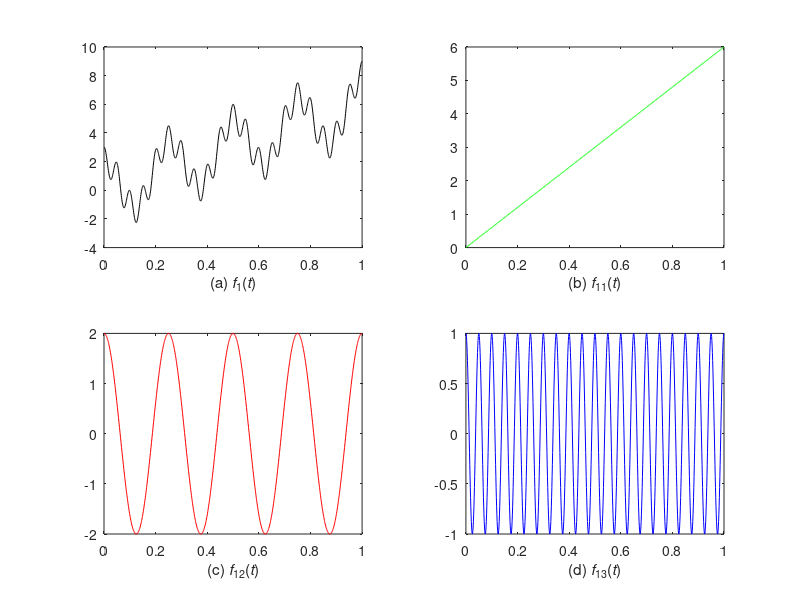

Recreate this plot in MATLAB. (Note: this script raises an error after producing the figure.)
% Author: Wei Zhou
% Institution: Department of Mechanical and Materials Engineering, 
% University of Cincinnati, Cincinnati, OH 45221, USA
% Year: 2021
% Version: 1.0
% Reference: Empirical Fourier decomposition: An accurate signal decomposition method
% for nonlinear and non-stationary time series analysis
% https://doi.org/10.1016/j.ymssp.2021.108155
% =========================================================================
%% signal generation
T = 1;          % total time
fs = 1000;      % sample frequency
t = (0:1/fs:T); % time step
f11 = 6*t;
f12 = 2*cos(8*pi*t);
f13 = cos(40*pi*t);
sig1 = f11+f12+f13;
% plot
figure
subplot(221)
plot(t,sig1,'k')
set(gca,'XTick',(0:0.2:1))
xlabel('(a) \itf\rm_1(\itt\rm)')
subplot(222)
plot(t,f11,'g')
set(gca,'XTick',(0:0.2:1))
xlabel('(b) \itf\rm_{11}(\itt\rm)')
subplot(223)
plot(t,f12,'r')
set(gca,'XTick',(0:0.2:1))
xlabel('(c) \itf\rm_{12}(\itt\rm)')
subplot(224)
plot(t,f13,'b')
set(gca,'XTick',(0:0.2:1))
xlabel('(d) \itf\rm_{13}(\itt\rm)')

%% We perform the empirical Fourier decomposition
% the sig1 consists of 3 components, so 3 segments are needed
N = 3;
% perform EFD
[efd,cerf,boundaries] = EFD(sig1,N);
% plot the detected boundaries, to check the segmentation results
plotbounds(sig1,boundaries)

%% results
% three components
figure
subplot(3,1,1)
plot(t,efd{1,1},'k')
hold on 
plot(t,f11,'--r')
set(gca,'XTick',(0:0.2:1))
legend('Theoretical','Estimated')
subplot(3,1,2)
plot(t,efd{2,1},'k')
hold on 
plot(t,f12,'--r')
set(gca,'XTick',(0:0.2:1))
subplot(3,1,3)
plot(t,efd{3,1},'k')
hold on 
plot(t,f13,'--r')
set(gca,'XTick',(0:0.2:1))
xlabel('EFD')
